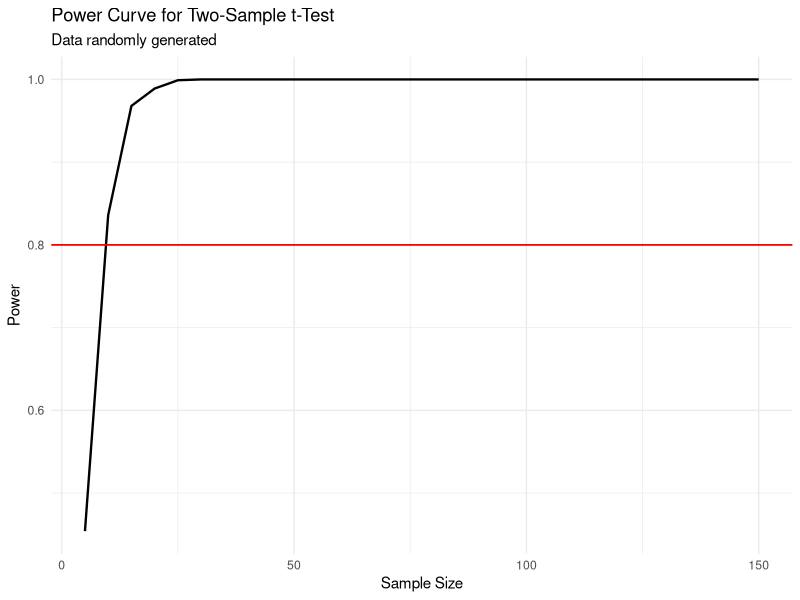
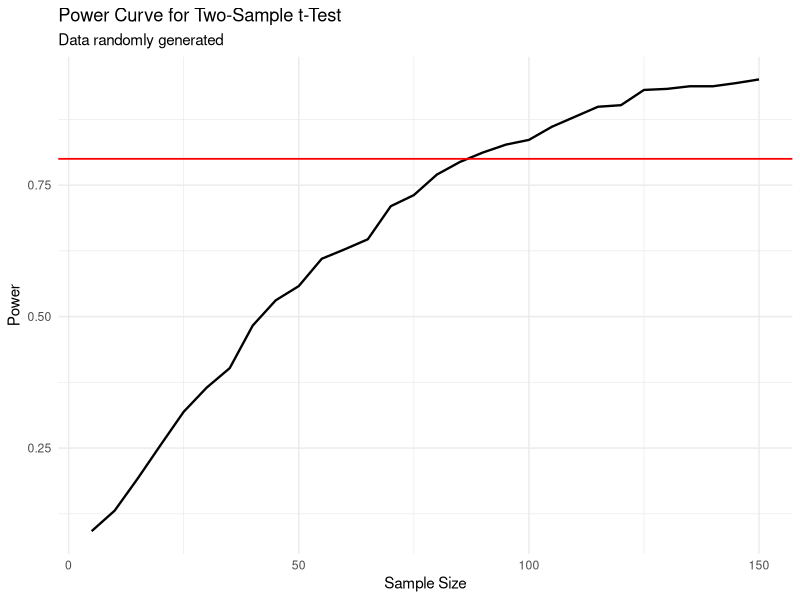

Here is the R script that generated these plots, in order:
## ---- chunk 1
#| message: false
#| warning: false
#| echo: false
library(ggplot2)
library(tibble)
## ---- chunk 2
#| message: false
#| warning: false

set.seed(345)

#random data
group1 <- rnorm(30, mean = 17, sd = 2)  
group2 <- rnorm(30, mean = 20, sd = 2)  

mean1 <- mean(group1)
mean2 <- mean(group2)
n_per_group <- 30
num_simulations <- 1000

#t-test
t_test <- function(n1, n2, mean1, mean2, sd1, sd2) {
  sample1 <- rnorm(n1, mean1, sd1)
  sample2 <- rnorm(n2, mean2, sd2)
  p_value <- t.test(x = sample1, y = sample2)$p.value
  return(p_value < 0.05)
}

power <- vector("double", num_simulations)
for (i in 1:num_simulations) {
  sig <- t_test(n_per_group, n_per_group, mean1, mean2, sd(group1), sd(group2))
  power[i] <- sig
}
power <- mean(power)

power_curve <- vector("double", 30)
sample_sizes <- vector("double", 30)
for (j in 1:30)  {
  n <- 5 * j

  sig <- vector("logical", num_simulations)
  for (i in 1:num_simulations) {
    sig[i] <- t_test(n, n, mean1, mean2, sd(group1), sd(group2))
  }
  power_curve[j] <- mean(sig)
  sample_sizes[j] <- n
}

plotdata <- tibble(n_per_group = sample_sizes, power = power_curve)

ggplot(plotdata, aes(x = n_per_group, y = power)) +
  geom_line(lwd=0.8) + #lwd defines the thickness of the lines
  geom_hline(yintercept = 0.80, color = "red", lwd=0.6) +
  labs(x = "Sample Size", y = "Power", title = "Power Curve for Two-Sample t-Test", subtitle = "Data randomly generated") +
  theme_minimal()

## ---- chunk 3
#| message: false
#| warning: false
#| echo: false

set.seed(345)

#random data
group1 <- rnorm(30, mean = 19, sd = 2)  
group2 <- rnorm(30, mean = 20, sd = 2)  

mean1 <- mean(group1)
mean2 <- mean(group2)
n_per_group <- 30
num_simulations <- 1000

#t-test
t_test <- function(n1, n2, mean1, mean2, sd1, sd2) {
  sample1 <- rnorm(n1, mean1, sd1)
  sample2 <- rnorm(n2, mean2, sd2)
  p_value <- t.test(x = sample1, y = sample2)$p.value
  return(p_value < 0.05)
}

power <- vector("double", num_simulations)
for (i in 1:num_simulations) {
  sig <- t_test(n_per_group, n_per_group, mean1, mean2, sd(group1), sd(group2))
  power[i] <- sig
}
power <- mean(power)

power_curve <- vector("double", 30)
sample_sizes <- vector("double", 30)
for (j in 1:30)  {
  n <- 5 * j

  sig <- vector("logical", num_simulations)
  for (i in 1:num_simulations) {
    sig[i] <- t_test(n, n, mean1, mean2, sd(group1), sd(group2))
  }
  power_curve[j] <- mean(sig)
  sample_sizes[j] <- n
}

plotdata <- tibble(n_per_group = sample_sizes, power = power_curve)

ggplot(plotdata, aes(x = n_per_group, y = power)) +
  geom_line(lwd=0.8) + #lwd defines the thickness of the lines
  geom_hline(yintercept = 0.80, color = "red", lwd=0.6) +
  labs(x = "Sample Size", y = "Power", title = "Power Curve for Two-Sample t-Test", subtitle = "Data randomly generated") +
  theme_minimal()

